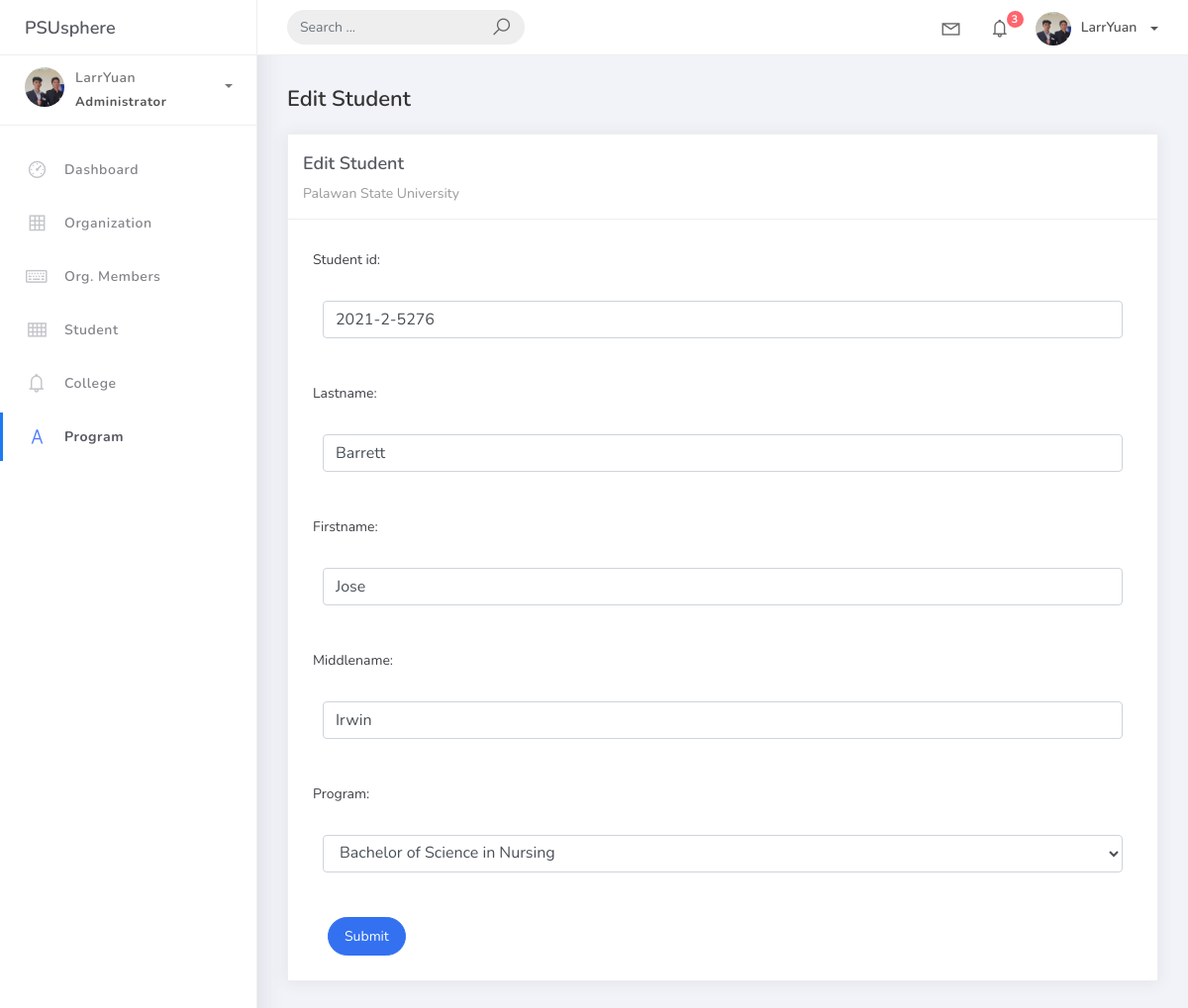
Page /student_list/5 on the earlier database version.
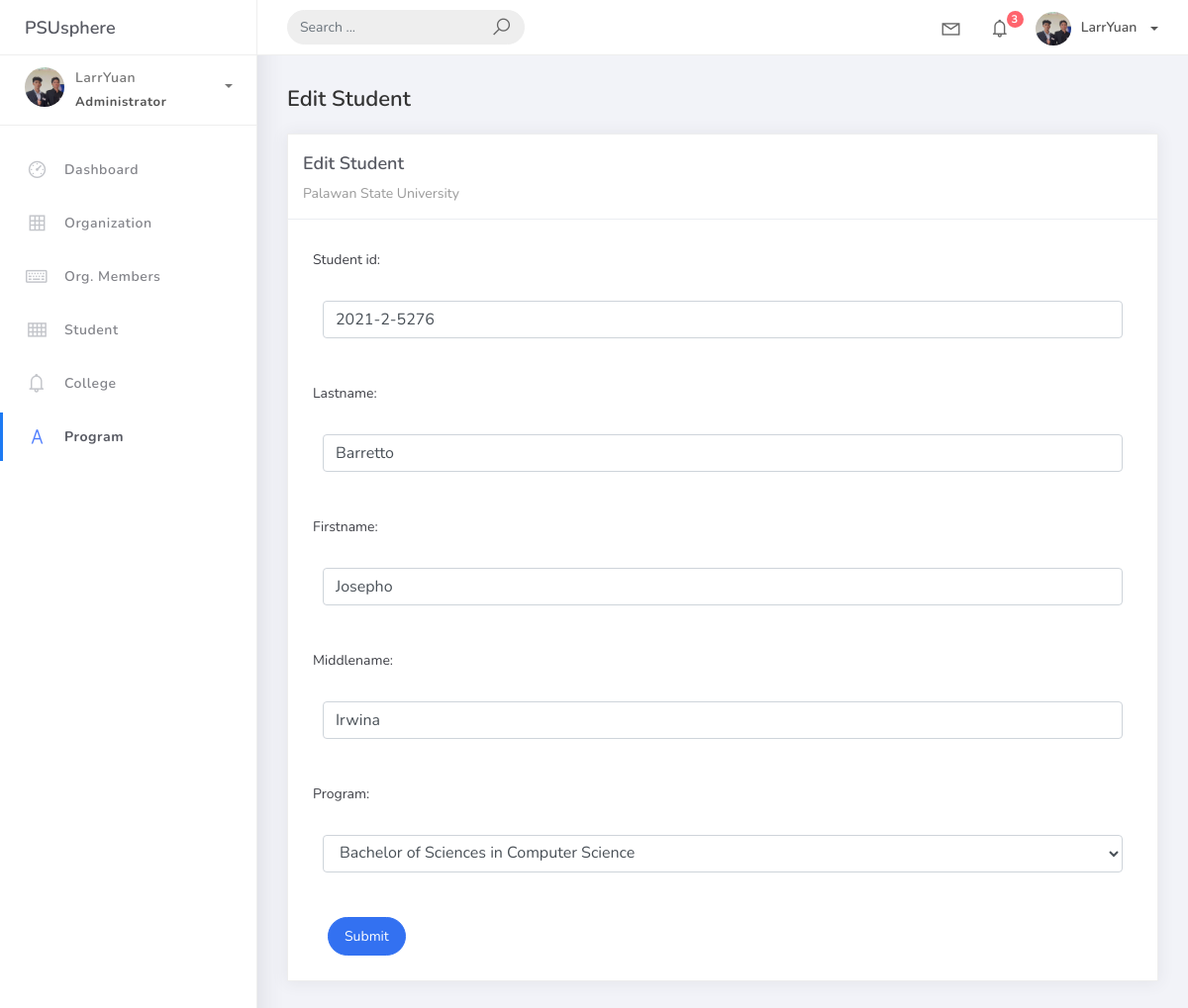
Same page on the later database version.
### studentorg/models.py (models this page shows, shortened)
class BaseModel(models.Model):
    created_at = models.DateTimeField(auto_now_add=True, db_index=True)
    updated_at = models.DateTimeField(auto_now=True)
    class Meta:
        abstract = True

class Student(BaseModel):
    student_id = models.CharField(max_length=15)
    lastname = models.CharField(max_length=25)
    firstname = models.CharField(max_length=25)
    middlename = models.CharField(max_length=25, blank=True, null=True)
    program = models.ForeignKey(Program, on_delete=models.CASCADE)

### studentorg/views.py (the view)
# urls.py: path('student_list/<pk>',StudentUpdateView.as_view(), name='student-update'),
class StudentUpdateView(UpdateView):
    model = Student
    form_class = StudentForm
    template_name = 'student/stud_edit.html'
    success_url = reverse_lazy('student-list')

### studentorg/forms.py
class StudentForm(ModelForm):
    class Meta:
        model = Student
        fields = "__all__"

### studentorg/models.py (called while the page is built)
    def __str__(self):
        return self.prog_name

### templates/student/stud_edit.html (shortened to what this page needs)
{% extends 'base.html' %}
{% load static %}
{% block content %}
<div class="content">
    <div class="container-fluid">
        <h4 class="page-title">Edit Student</h4>
        <div class="row">
            <div class="col-md-12">
                <div class="card">
                    <div class="card-header">
                        <div class="card-title">Edit Student</div>
                        <div class="card-category">Palawan State University</div>
                    </div>
                    <div class="card-body">
                        <form action="" method="post" novalidate>
                            {% include 'includes/form.html' %}
                            <div class="form-group">
                                <div class="col-md-12">
                                    <button type="submit" class="btn btn-primary btn-rounded">Submit</button>
                                </div>
                            </div>
                        </form>
                    </div>
                </div>
            </div>
        </div>
    </div>
</div>
{% endblock %}

### templates/includes/form.html (shortened to what this page needs)
{% load widget_tweaks %}
{% for field in form %}
<div class="field item form-group">
        <label>{{field.label_tag}}</label>
    <div class="form-group">
        {% render_field field class="form-control" %}
    </div>
</div>
{% endfor %}

Differences in the rows shown:
changed Student: lastname "Barrett" → "Barretto"; firstname "Jose" → "Josepho"; middlename "Irwin" → "Irwina"; program "Bachelor of Science in Nursing" → "Bachelor of Sciences in Computer Science"
